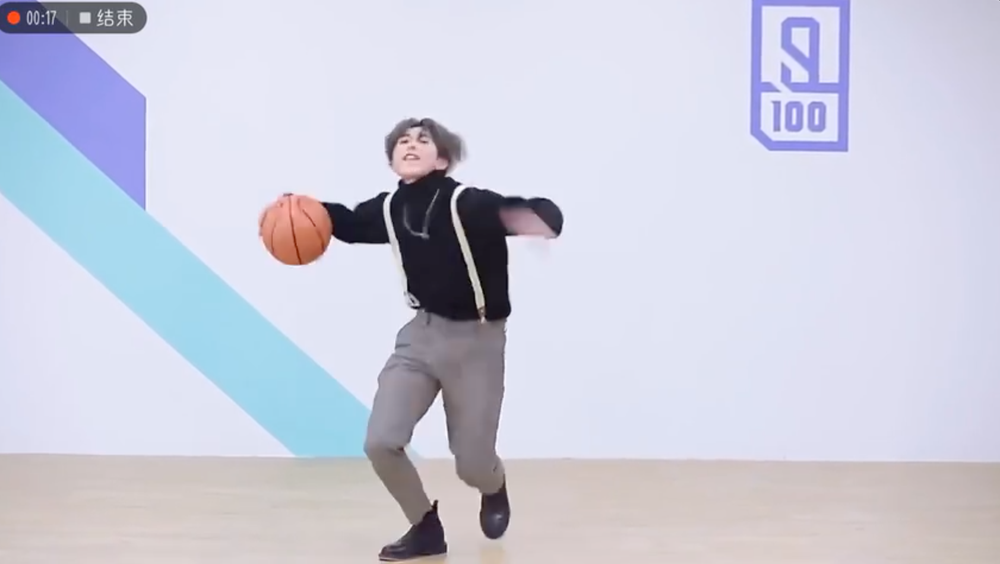
#> input picture cxk.png, 1000 x 564 px, shrunk from 1684 x 950 before the run, given in place of FILM444 - A Nightmare of the Bear.m4v, which was not available
$ python video_sketch.py
#> lines starting #> are read from the running program, lines starting #| are printed output that depends on the picture; after the words box and inside, x2 and y2 are one past the last pixel; in counts of white or black regions, pixels touching at a corner belong together; pictures that were not available may be replaced by others from this repository, and a replacement may not be noted
import cv2

cap = cv2.VideoCapture('FILM444 - A Nightmare of the Bear.m4v')

while True:
    ret, frame = cap.read()
#> frame is the input picture: shape (564, 1000, 3); mean B, G, R 220, 205, 203.5
    if frame is None:
        break

    img_gray = cv2.cvtColor(frame, cv2.COLOR_RGB2GRAY)
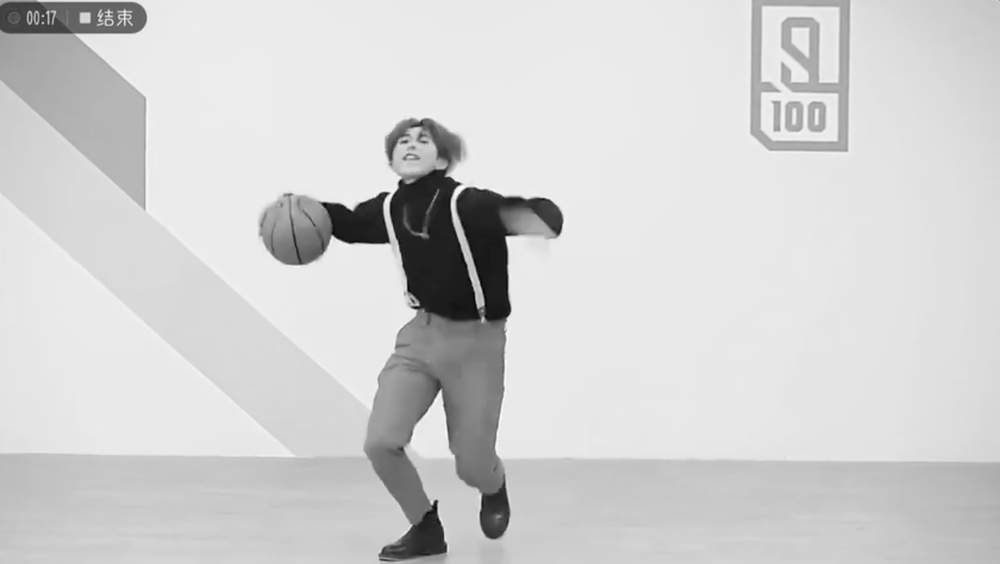
#> img_gray: shape (564, 1000); min 2, max 254, mean 209.3

    img_blurred = cv2.GaussianBlur(img_gray, (5, 5), 0)

    img_threshold1 = cv2.adaptiveThreshold(img_blurred, 255, cv2.ADAPTIVE_THRESH_GAUSSIAN_C, cv2.THRESH_BINARY, 5, 2)
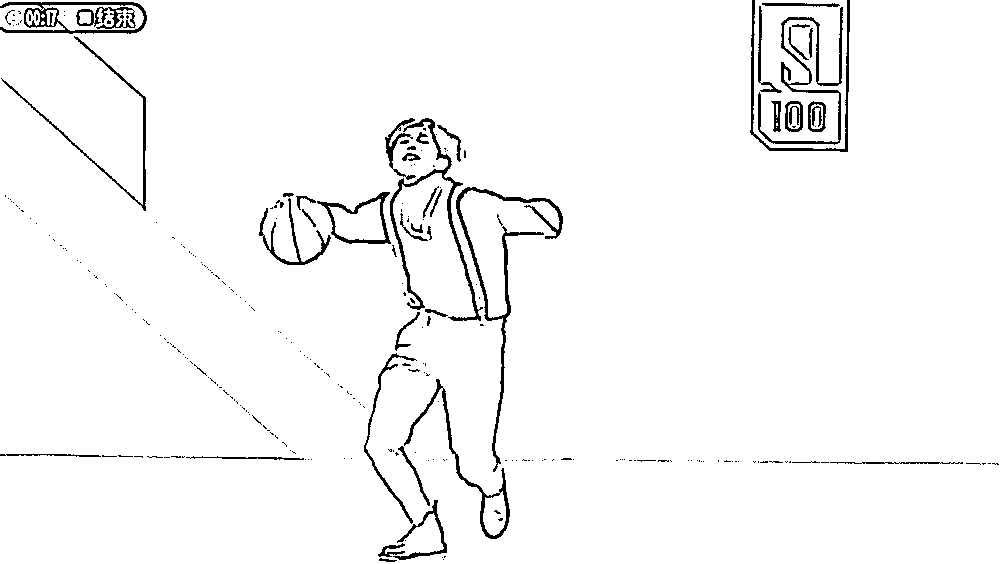
#> img_threshold1: shape (564, 1000); 96.9% white; 274 black regions (223 under 20 px), largest, box (x1, y1, x2, y2) and area: (456, 187, 563, 472) 2056, (390, 118, 483, 321) 1672, (758, 7, 843, 145) 1501

    img_threshold1_blurred = cv2.GaussianBlur(img_threshold1, (5, 5), 0)
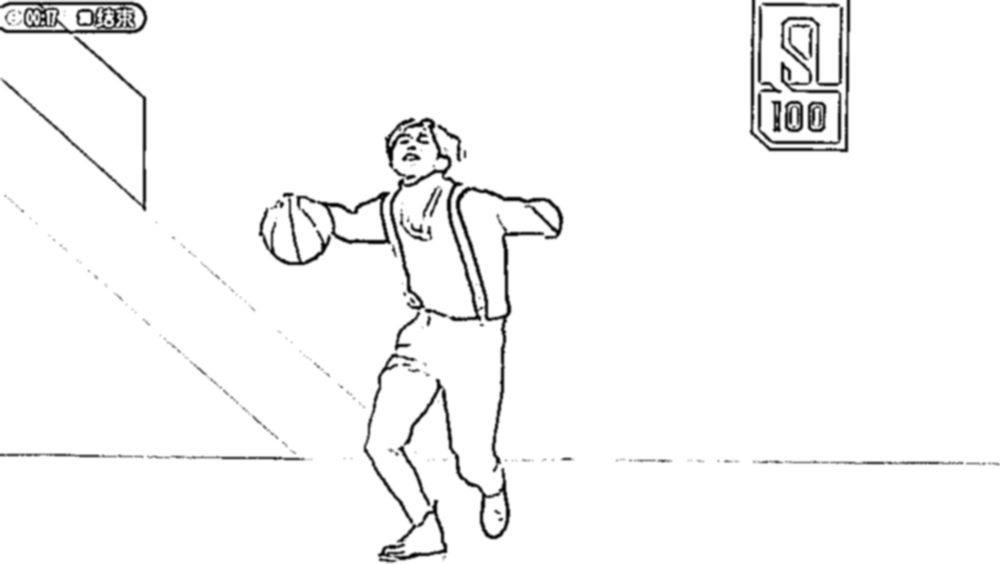
#> img_threshold1_blurred: shape (564, 1000); min 0, max 255, mean 247

    _, img_threshold2 = cv2.threshold(img_threshold1_blurred, 200, 255, cv2.THRESH_BINARY)
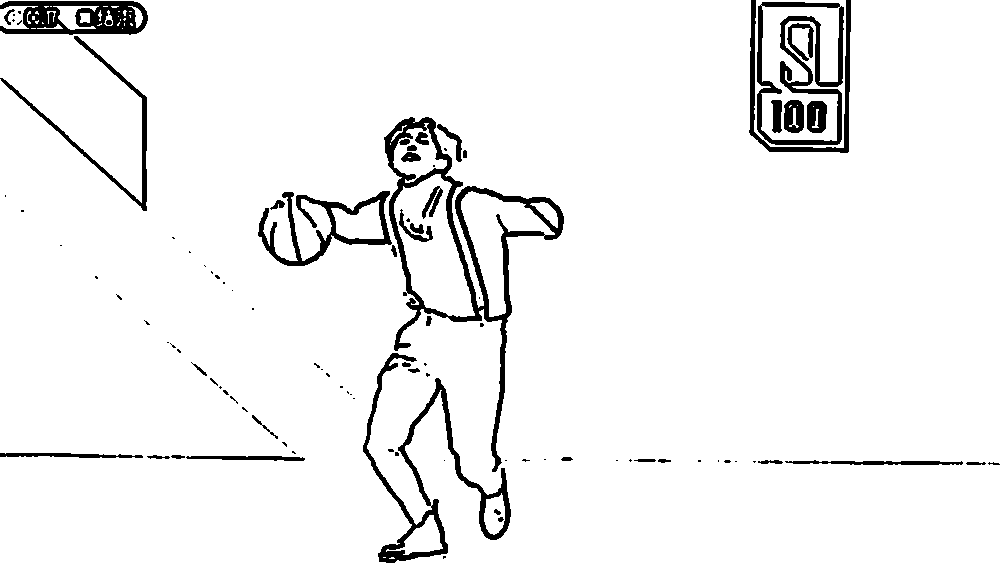
#> img_threshold2: shape (564, 1000); 94.8% white; 98 black regions (55 under 20 px), largest, box (x1, y1, x2, y2) and area: (384, 117, 564, 472) 6975, (363, 353, 511, 563) 4208, (757, 2, 844, 145) 3476

    kernel = cv2.getStructuringElement(cv2.MORPH_RECT,(3, 3))
    img_opening = cv2.bitwise_not(cv2.morphologyEx(cv2.bitwise_not(img_threshold2), cv2.MORPH_OPEN, kernel))
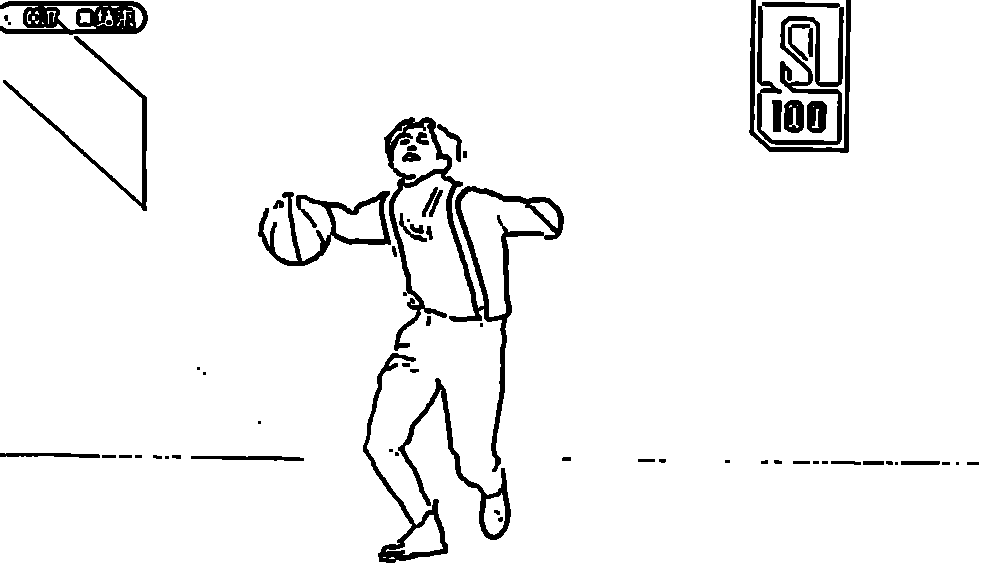
#> img_opening: shape (564, 1000); 94.9% white; 65 black regions (14 under 20 px), largest, box (x1, y1, x2, y2) and area: (384, 117, 564, 472) 6933, (757, 2, 844, 145) 3459, (0, 1, 148, 35) 3141

    img_opening_blurred = cv2.GaussianBlur(img_opening, (3, 3), 0)
    cv2.imshow('img_opening_blurred', img_opening_blurred)

    if cv2.waitKey(40) & 0xFF == ord('q'):
#> (key q is pressed here)
        break

cv2.destroyAllWindows()
